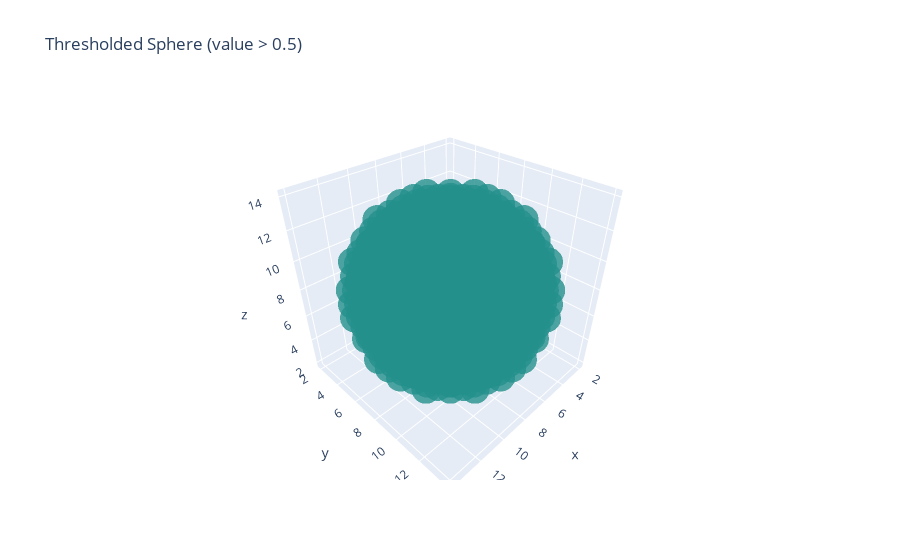

Notebook source saved alongside this figure:
### Code cell
# Threshold and visualize only high-value cells
lattice.set_pattern('sphere', radius=6, falloff='hard')

# Only show cells with value > 0.5
tensor = lattice.to_tensor().cpu().numpy()
high_value_mask = tensor > 0.5

# Get positions of high-value cells
positions = np.array(np.where(high_value_mask)).T
values = tensor[high_value_mask]

fig = go.Figure(data=go.Scatter3d(
    x=positions[:, 0],
    y=positions[:, 1],
    z=positions[:, 2],
    mode='markers',
    marker=dict(
        size=10,
        color=values,
        colorscale='Viridis',
        opacity=0.8
    )
))

fig.update_layout(
    title='Thresholded Sphere (value > 0.5)',
    scene=dict(aspectmode='data')
)
fig.show()

### Figure 1 — Plotly figure (JSON) as saved in the notebook; plotly's stock layout.template omitted (floating-point values rounded to 4 significant figures; data arrays with more than 128 entries replaced by an {"elided": "..."} marker saying what was removed)
{"data": [{"marker": {"color": {"elided": "925 float values"}, "colorscale": [[0, "#440154"], [0.1111, "#482878"], [0.2222, "#3e4989"], [0.3333, "#31688e"], [0.4444, "#26828e"], [0.5556, "#1f9e89"], [0.6667, "#35b779"], [0.7778, "#6ece58"], [0.8889, "#b5de2b"], [1, "#fde725"]], "opacity": 0.8, "size": 10}, "mode": "markers", "type": "scatter3d", "x": {"elided": "925 int values"}, "y": {"elided": "925 int values"}, "z": {"elided": "925 int values"}}], "layout": {"scene": {"aspectmode": "data"}, "title": {"text": "Thresholded Sphere (value > 0.5)"}}}
